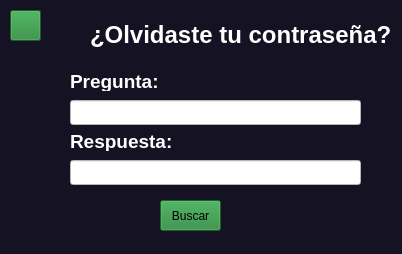
<?xml version="1.0" encoding="UTF-8"?>
<ui version="4.0">
 <class>MainWindow</class>
 <widget class="QMainWindow" name="MainWindow">
  <property name="geometry">
   <rect>
    <x>0</x>
    <y>0</y>
    <width>402</width>
    <height>254</height>
   </rect>
  </property>
  <property name="windowTitle">
   <string>MainWindow</string>
  </property>
  <property name="styleSheet">
   <string notr="true">background-color: rgb(20, 18, 35);</string>
  </property>
  <widget class="QWidget" name="centralwidget">
   <widget class="QPushButton" name="pushButton">
    <property name="geometry">
     <rect>
      <x>10</x>
      <y>10</y>
      <width>31</width>
      <height>31</height>
     </rect>
    </property>
    <property name="styleSheet">
     <string notr="true">border-image: url(:/regresar/Downloads/flecha-hacia-atras.png);
background-color: rgb(35, 134, 54);</string>
    </property>
    <property name="text">
     <string/>
    </property>
   </widget>
   <widget class="QLineEdit" name="lineEdit">
    <property name="geometry">
     <rect>
      <x>70</x>
      <y>160</y>
      <width>291</width>
      <height>25</height>
     </rect>
    </property>
    <property name="styleSheet">
     <string notr="true">background-color: rgb(255, 255, 255);</string>
    </property>
   </widget>
   <widget class="QPushButton" name="pushButton_2">
    <property name="geometry">
     <rect>
      <x>160</x>
      <y>200</y>
      <width>61</width>
      <height>31</height>
     </rect>
    </property>
    <property name="styleSheet">
     <string notr="true">background-color: rgb(35, 134, 54);</string>
    </property>
    <property name="text">
     <string>Buscar</string>
    </property>
   </widget>
   <widget class="QLabel" name="label">
    <property name="geometry">
     <rect>
      <x>70</x>
      <y>130</y>
      <width>101</width>
      <height>21</height>
     </rect>
    </property>
    <property name="text">
     <string>&lt;html&gt;&lt;head/&gt;&lt;body&gt;&lt;p&gt;&lt;span style=&quot; font-size:14pt; font-weight:600; color:#ffffff;&quot;&gt;Respuesta:&lt;/span&gt;&lt;/p&gt;&lt;/body&gt;&lt;/html&gt;</string>
    </property>
   </widget>
   <widget class="QLabel" name="label_2">
    <property name="geometry">
     <rect>
      <x>90</x>
      <y>20</y>
      <width>301</width>
      <height>31</height>
     </rect>
    </property>
    <property name="text">
     <string>&lt;html&gt;&lt;head/&gt;&lt;body&gt;&lt;p&gt;&lt;span style=&quot; font-size:18pt; font-weight:600; color:#ffffff;&quot;&gt;¿Olvidaste tu contraseña?&lt;/span&gt;&lt;/p&gt;&lt;/body&gt;&lt;/html&gt;</string>
    </property>
   </widget>
   <widget class="QLabel" name="label_3">
    <property name="geometry">
     <rect>
      <x>50</x>
      <y>10</y>
      <width>41</width>
      <height>41</height>
     </rect>
    </property>
    <property name="styleSheet">
     <string notr="true">border-image: url(:/regresar/Downloads/bloquear.png);</string>
    </property>
    <property name="text">
     <string/>
    </property>
   </widget>
   <widget class="QLabel" name="label_4">
    <property name="geometry">
     <rect>
      <x>70</x>
      <y>70</y>
      <width>101</width>
      <height>21</height>
     </rect>
    </property>
    <property name="text">
     <string>&lt;html&gt;&lt;head/&gt;&lt;body&gt;&lt;p&gt;&lt;span style=&quot; font-size:14pt; font-weight:600; color:#ffffff;&quot;&gt;Pregunta:&lt;/span&gt;&lt;/p&gt;&lt;/body&gt;&lt;/html&gt;</string>
    </property>
   </widget>
   <widget class="QLineEdit" name="lineEdit_2">
    <property name="geometry">
     <rect>
      <x>70</x>
      <y>100</y>
      <width>291</width>
      <height>25</height>
     </rect>
    </property>
    <property name="styleSheet">
     <string notr="true">background-color: rgb(255, 255, 255);</string>
    </property>
   </widget>
   <widget class="QLabel" name="label_5">
    <property name="geometry">
     <rect>
      <x>10</x>
      <y>70</y>
      <width>51</width>
      <height>51</height>
     </rect>
    </property>
    <property name="styleSheet">
     <string notr="true">border-image: url(:/regresar/Downloads/conversacion.png);</string>
    </property>
    <property name="text">
     <string>&lt;html&gt;&lt;head/&gt;&lt;body&gt;&lt;p&gt;&lt;br/&gt;&lt;/p&gt;&lt;/body&gt;&lt;/html&gt;</string>
    </property>
   </widget>
   <widget class="QLabel" name="label_6">
    <property name="geometry">
     <rect>
      <x>10</x>
      <y>140</y>
      <width>41</width>
      <height>41</height>
     </rect>
    </property>
    <property name="styleSheet">
     <string notr="true">border-image: url(:/regresar/Downloads/marca-de-verificacion.png);</string>
    </property>
    <property name="text">
     <string>&lt;html&gt;&lt;head/&gt;&lt;body&gt;&lt;p&gt;&lt;br/&gt;&lt;/p&gt;&lt;/body&gt;&lt;/html&gt;</string>
    </property>
   </widget>
   <zorder>label</zorder>
   <zorder>pushButton</zorder>
   <zorder>lineEdit</zorder>
   <zorder>pushButton_2</zorder>
   <zorder>label_2</zorder>
   <zorder>label_3</zorder>
   <zorder>label_4</zorder>
   <zorder>lineEdit_2</zorder>
   <zorder>label_5</zorder>
   <zorder>label_6</zorder>
  </widget>
  <widget class="QMenuBar" name="menubar">
   <property name="geometry">
    <rect>
     <x>0</x>
     <y>0</y>
     <width>402</width>
     <height>22</height>
    </rect>
   </property>
  </widget>
  <widget class="QStatusBar" name="statusbar"/>
 </widget>
 <resources>
  <include location="../../CambiarContra.qrc"/>
 </resources>
 <connections/>
</ui>
